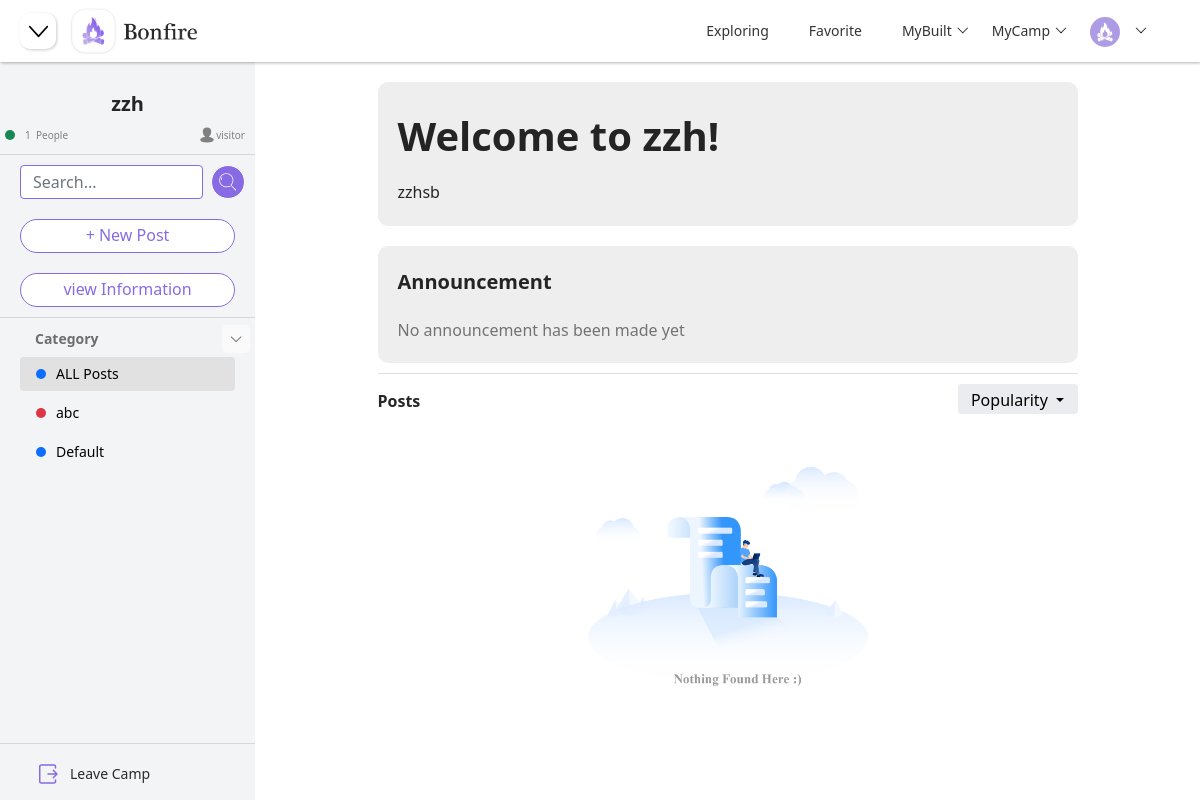
The page /camp/1 (signed in) on the database its author committed.
### models.py (models this page shows)
class CampModel(db.Model):
    __tablename__ = "camp"
    id = db.Column(db.Integer, primary_key=True, autoincrement=True)
    name = db.Column(db.String(100), nullable=False, unique=False)
    description = db.Column(db.String(200), nullable=True)
    background = db.Column(db.String(200), nullable=True, default="default_camp.png")
    create_time = db.Column(db.DateTime, default=datetime.now)

class CategoryModel(db.Model):
    __tablename__ = "category"
    id = db.Column(db.Integer, primary_key=True, autoincrement=True)
    name = db.Column(db.String(100), nullable=False, unique=False)
    color = db.Column(db.String(100), nullable=False, unique=False)
    create_time = db.Column(db.DateTime, default=datetime.now)
    camp_id = db.Column(db.Integer, db.ForeignKey("camp.id"))
    camp = db.relationship("CampModel", backref="categories")

### blueprints/camp.py (the view)
class Camp(Resource):
    method_decorators = [login_required, check_category]
    def get(self, camp_id):
        session["camp_id"] = camp_id
        camp = CampModel.query.filter_by(id=camp_id).first()
        if camp is None:
            return render_template("404.html"), 404
        camp_user = CampUserModel.query.filter_by(camp_id=camp_id).all()
        users_num = len(camp_user)
        camp_dict = {"camp_id": camp.id, "camp_name": camp.name, "camp_description": camp.description,
                     "camp_background": camp.background, "users_num": users_num}
        user_id = session.get("user_id")
        if user_id:
            camp_user = CampUserModel.query.filter_by(user_id=user_id, camp_id=camp_id).first()
            if camp_user:
                identity = camp_user.identity
            else:
                identity = "visitor"
        else:
            identity = "visitor"
        categories = CategoryModel.query.filter_by(camp_id=camp_id).all()
        categories_list = []
        categories_dict = {}
        for category in categories:
            categories_dict["category_id"] = category.id
            categories_dict["category_name"] = category.name
            categories_dict["category_color"] = category.color
            categories_list.append(categories_dict)
            categories_dict = {}
        camp_builders = get_all_camp_builder()
        camp_joins = get_all_camp_join()
        sort = session.get("sort")
        posts = get_all_posts(PostModel, camp_id, sort, None)
        for post in posts:
            user = UserModel.query.filter_by(id=post.user_id).first()
            post.username = user.username
            post.user_avatar = user.avatar
        notices_list = save_all_notice_in_dict(PostModel, camp_id)
        posts_list = save_all_posts_in_dict(posts)
        return render_template("camp.html", camp=camp_dict, categories=categories_list, identity=identity,
                               camp_builders=camp_builders, camp_joins=camp_joins, notices=notices_list,
                               posts=posts_list, page_status="ALL", sort=sort)

### templates/camp.html (shortened to what this page needs)
{% extends "components/index_navi.html" %}
{% block head %}
    <link rel="stylesheet" href="{{ url_for('static', filename='css/camp.css') }}">
{% endblock %}
{% block navi_shrink %}
    <button class="justify-content-start shrink-btn" onclick="side()">
    </button>
{% endblock %}
{% block body %}
    {% include "components/camp_side.html" %}
    {% include "components/show_posts.html" %}
{% endblock %}

### templates/components/camp_side.html (shortened to what this page needs)
<div class="container-fluid" id="main-body">
    <div class="side-menu" id="side-menu">
        <div id="hide-menu">
            <div class="camp-info" id="camp-info">
                <h3 class="camp-name">
                    {{ camp["camp_name"] }}
                </h3>
                <div class="people-info">
                    <div class="item-info-people">
                        <div class="circle bg-success"></div>
                        <p class="info-people">{{ camp["users_num"] }} &nbsp</p>
                        <p class="info-people">People</p>
                    </div>
                    <div class="camp-identity">
                        <p class="info-people">{{ identity }}</p>
                    </div>
                </div>
            </div>
            <hr class="segmentation">
            <form class="d-flex" id="search-bar" method="get" action="/camp/searchpost">
                <input class="form-control me-2 add-input" type="search" placeholder="Search..." name="post_search">
                <button class="btn btn-primary" type="submit" id="search-btn">
                </button>
            </form>
            <a class="side-btn" href="/camp/{{ camp["camp_id"] }}/post">
                + New Post
            </a>
            {% if identity == "Admin" or identity == "Builder" %}
                <a class="side-btn" href="/camp/{{ camp["camp_id"] }}/manage">
                    Manage Camp
                </a>
            {% else %}
                <a class="side-btn" href="/camp/{{ camp["camp_id"] }}/manage">
                    view Information
                </a>
            {% endif %}
            <hr class="segmentation">
            <div class="side-title">
                <p id="category_list">Category</p>
                <button style="transform: rotate(0deg)" type="button" class="btn-toggle side-title-btn"
                        id="side-title-btn2"
                        onclick="rotate()" data-bs-toggle="collapse" data-bs-target="#dashboard">
                </button>
            </div>
            <div class="collapse show" id="dashboard">
                <div class="side-list2 side-list3">
                    <ul class="nav nav-pills flex-column mb-auto">
                        {% if page_status == "ALL" %}
                            <li class="nav-item nav-items nav-link list-items2 active-camp">
                                <a href="/camp/{{ camp["camp_id"] }}"
                                   class="list-item-link">
                                    <div class="circle bg-primary"></div>
                                    ALL Posts
                                </a>
                            </li>
                        {% endif %}
                        {% for category in categories %}
                            {% if category["category_name"] == "Default" %}
                                {% if page_status == category["category_id"] %}
                                    <li class="nav-item nav-items nav-link list-items2 active-camp">
                                        <a href="/camp/{{ camp["camp_id"] }}/{{ category["category_id"] }}"
                                           class="list-item-link">
                                            <div class="circle bg-primary"></div>
                                            {{ category["category_name"] }}
                                        </a>
                                    </li>
                                {% else %}
                                    <li class="nav-item nav-items nav-link list-items2">
                                        <a href="/camp/{{ camp["camp_id"] }}/{{ category["category_id"] }}"
                                           class="list-item-link">
                                            <div class="circle bg-primary"></div>
                                            {{ category["category_name"] }}
                                        </a>
                                    </li>
                                {% endif %}
                            {% else %}
                                {% if category["category_color"] == "blue" %}
                                    {% set color = "bg-primary" %}
                                {% elif category["category_color"] == "red" %}
                                    {% set color = "bg-danger" %}
                                {% elif category["category_color"] == "green" %}
                                    {% set color = "bg-success" %}
                                {% elif category["category_color"] == "yellow" %}
                                    {% set color = "bg-warning" %}
                                {% endif %}
                                {% if page_status == category["category_id"] %}
                                    <li class="nav-item nav-items nav-link list-items2 active-camp">
                                {% else %}
                                    <li class="nav-item nav-items nav-link list-items2">
                                {% endif %}
                                <a href="/camp/{{ camp["camp_id"] }}/{{ category["category_id"] }}"
                                   class="list-item-link">
                                    <div class="circle {{ color }}"></div>
                                    {{ category["category_name"] }}
                                </a>
                            {% endif %}
                        </li>
                        {% endfor %}
                    </ul>
                </div>
            </div>
            <div class="side-bottom">
                <hr class="segmentation">
                <div class="dropdown">
                    <ul class="nav nav-pills flex-column mb-auto " id="side-list">
                        <li class="nav-item nav-items" id="leave-camp">
                            <a href="javascript:;" class="nav-link list-items" onclick="leave_camp()">
                                Leave Camp
                            </a>
                        </li>
                    </ul>
                </div>
            </div>
        </div>
    </div>
</div>

### templates/components/show_posts.html (shortened to what this page needs)
<div class="container-box" id="container-box">
    <div class="center" id="center-box">
        <div class="camp-info-head">
            <div class="camp-info-title">
                <h1 style="font-weight: bold">Welcome to {{ camp["camp_name"] }}!</h1>
            </div>
            <div class="camp-info-content">
                <p>{{ camp["camp_description"] }}</p>
            </div>
        </div>
        <div class="camp-info-notice">
            <div class="camp-info-notice-title">
                <p>Announcement</p>
            </div>
            <div class="camp-info-notice-content">
                {% if notices != None %}
                    {% for notice in notices %}
                        <div class="notice">
                            <span class="badge rounded-pill bg-primary" style="margin-right: 10px">Notice</span>
                            <a href="/camp/{{ notice["camp_id"] }}/{{ notice["category_id"] }}/{{ notice["post_id"] }}">{{ notice["title"] }}</a>
                        </div>
                    {% endfor %}
                {% else %}
                    <p style="color: #737373">No announcement has been made yet</p>
                {% endif %}
            </div>
        </div>
        <hr class="segmentation">
        <div class="task-title-bar">
            <p class="task-title">Posts</p>
            <div class="task-title-button">
                <div class="dropdown task-title-button2">
                    {% if sort == "popularity" %}
                        <button type="button" class="btn btn-primary dropdown-toggle task-title-button3"
                                data-bs-toggle="dropdown">
                            Popularity
                        </button>
                    {% elif sort == "postdate" %}
                        <button type="button" class="btn btn-primary dropdown-toggle task-title-button3"
                                data-bs-toggle="dropdown">
                            Post Date
                        </button>
                    {% endif %}
                </div>
            </div>
        </div>
        {% if posts != None %}
            {% for post in posts %}
                <div class="posts">
                    <div class="post-title">
                        {% if post["is_top"] == 1 %}
                            <span class="badge rounded-pill bg-danger top">Top</span>
                        {% endif %}
                        <a class="post-title-content" href="/camp/{{ camp["camp_id"]}}/{{ post["category_id"] }}/{{ post["post_id"] }}">{{ post["title"] }}</a>
                    </div>
                    <div class="post-content">
                        <p class="post-content-text post-content-author">Author : {{ post["username"] }}</p>
                        <p class="post-content-text">
                            {{ post["description"] }}
                        </p>
                    </div>
                    <div class="post-info">
                        <div class="like">
                            <svg t="1670236074165" class="icon" viewBox="0 0 1024 1024" version="1.1"
                                 xmlns="http://www.w3.org/2000/svg" p-id="2694" width="24" height="24">
                                <path d="M515.2 67.2c-246.4 0-448 201.6-448 448s201.6 448 448 448 448-201.6 448-448-201.6-448-448-448zM704 563.2l-150.4 153.6c-12.8 12.8-25.6 19.2-41.6 19.2s-28.8-6.4-41.6-19.2l-147.2-153.6C307.2 544 288 515.2 288 476.8c0-67.2 54.4-121.6 118.4-121.6 32 0 60.8 12.8 83.2 35.2l22.4 22.4c9.6-9.6 19.2-22.4 22.4-22.4 22.4-22.4 51.2-35.2 83.2-35.2 67.2 0 118.4 54.4 118.4 121.6 3.2 41.6-12.8 64-32 86.4z"
                                      fill="#ffffff" p-id="2695"></path>
                            </svg>
                            <p class="like-info-text">Like</p>
                            <p class="like-info-num">{{ post["like_count"] }}</p>
                        </div>
                        <div class="comment">
                            <svg t="1670236887355" class="icon" viewBox="0 0 1024 1024" version="1.1"
                                 xmlns="http://www.w3.org/2000/svg" p-id="3758" width="18" height="18"
                                 style="margin-right: 5px">
                                <path d="M512 144.794c-247.162 0-447.527 161.007-447.527 359.62 0 82.45 34.532 158.417 92.605 219.078l-0.264 1.396-22.58 119.482c-4.195 22.198 17.213 40.612 38.534 33.146l114.764-40.186 27.887-9.765c59.339 23.353 126.052 36.469 196.58 36.469 247.162 0 447.527-161.007 447.527-359.62S759.162 144.794 512 144.794z"
                                      p-id="3759" fill="#828282"></path>
                            </svg>
                            <p>{{ post["comment_count"] }}</p>
                        </div>
                        <div class="favorite">
                            <svg t="1670237190507" class="icon" viewBox="0 0 1024 1024" version="1.1"
                                 xmlns="http://www.w3.org/2000/svg" p-id="5693" width="18" height="18"
                                 style="margin-right: 5px">
                                <path d="M956 398.496q-8-23.488-26.496-39.008t-42.496-19.488l-204.992-31.008-92-195.008q-11.008-24-32.992-36.992Q536.032 64 512.032 64t-44.992 12.992q-22.016 12.992-32.992 36.992l-92 195.008-204.992 31.008q-24 4-42.496 19.488t-26.496 39.008-2.496 47.008 22.496 41.504l151.008 154.016-36 218.016q-6.016 40 20 70.496t66.016 30.496q22.016 0 42.016-11.008l180.992-100 180.992 100q20 11.008 42.016 11.008 40 0 66.016-30.496t20-70.496l-36-218.016 151.008-154.016q16.992-18.016 22.496-41.504t-2.496-47.008z"
                                      p-id="5694" fill="#828282"></path>
                            </svg>
                            <p>{{ post["favorite_count"] }}</p>
                        </div>
                    </div>
                </div>
            {% endfor %}
        {% else %}
            <div style="text-align: center;"><img src="/static/images/nothing.png" style="width: 40%"></div>
        {% endif %}
    </div>
</div>

### rows shown on the page
CampModel: camp_name "zzh", camp_description "zzhsb"
CategoryModel: category_name "abc"
CategoryModel: category_name "Default"

### other values the page prints
{{ camp["users_num"] }} "1"
{{ identity }} "visitor"
